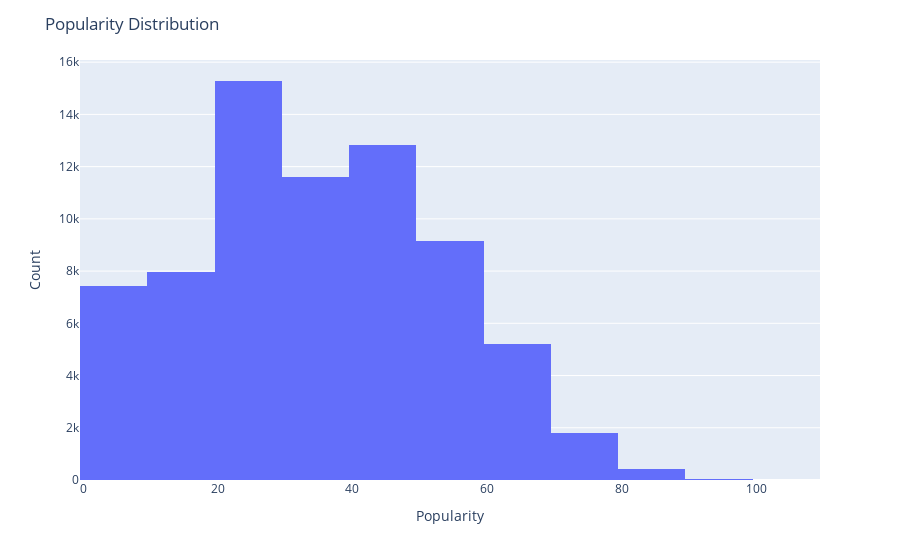

Notebook code cell kept with this figure:
### Markdown cell above
## Popularity

### Code cell
# Create a histogram for popularity
fig = px.histogram(spotify, x='popularity', nbins=20)
fig.update_layout(
    title='Popularity Distribution',
    xaxis_title='Popularity',
    yaxis_title='Count'
)
fig.show()

### Figure 1 — Plotly figure (JSON) as saved in the notebook; plotly's stock layout.template omitted (floating-point values rounded to 4 significant figures; data arrays with more than 128 entries replaced by an {"elided": "..."} marker saying what was removed)
{"data": [{"alignmentgroup": "True", "bingroup": "x", "hovertemplate": "popularity=%{x}<br>count=%{y}<extra></extra>", "legendgroup": "", "marker": {"color": "#636efa", "pattern": {"shape": ""}}, "name": "", "nbinsx": 20, "offsetgroup": "", "orientation": "v", "showlegend": false, "x": {"elided": "71733 int values"}, "xaxis": "x", "yaxis": "y", "type": "histogram"}], "layout": {"xaxis": {"anchor": "y", "domain": [0, 1], "title": {"text": "Popularity"}}, "yaxis": {"anchor": "x", "domain": [0, 1], "title": {"text": "Count"}}, "legend": {"tracegroupgap": 0}, "margin": {"t": 60}, "barmode": "relative", "title": {"text": "Popularity Distribution"}}}
